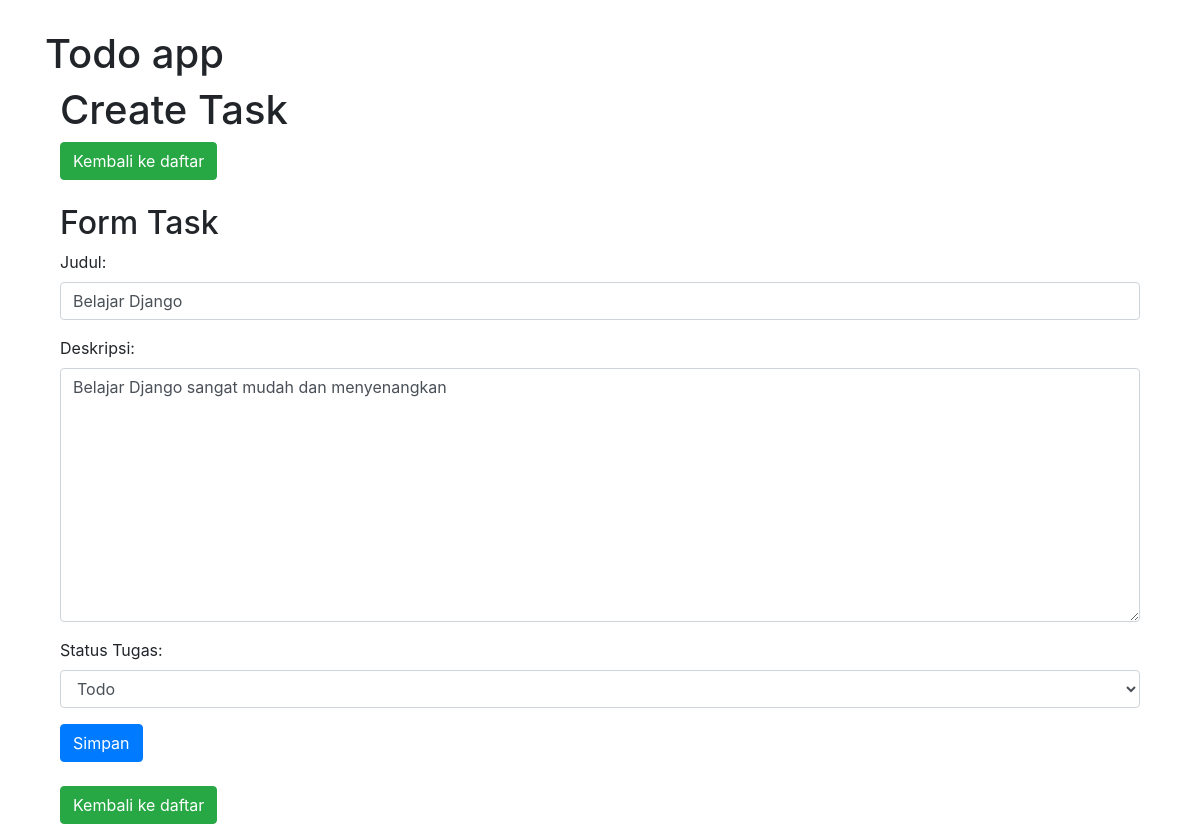
The page /todo/update/2/ on the database its author committed.
### todo/models.py (models this page shows)
class Task(models.Model):
    class TaskStatus(models.TextChoices):
        TODO = 'todo', _('Todo')
        IN_PROGRESS = 'in_progress', _('In Progress')
        CLOSED = 'closed', _('Closed')
    title = models.CharField(max_length=100)
    description = models.TextField()
    status = models.CharField(
        max_length=20,
        choices=TaskStatus.choices,
        default=TaskStatus.TODO
    )
    created_at = models.DateTimeField(auto_now_add=True)
    updated_at = models.DateTimeField(auto_now=True)
    class Meta:
        db_table = 'tasks'

### todo/views.py (the view)
# urls.py: path('update/<int:task_id>/', update_view, name='update'),
def update_view(request, task_id):
    try:
        task = Task.objects.get(pk=task_id)
    except Task.DoesNotExist:
        raise Http404("Task not found")
    if request.method == 'POST':
        form = TaskForm(request.POST, instance=task)
        if form.is_valid():
            form.save()
            messages.success(request, 'Sukses memperbarui task')
            return redirect('todo:index')
    else:
        form = TaskForm(instance=task)
    return render(request, 'todo/form.html', {'form': form})

### todo/forms.py
class TaskForm(ModelForm):
    class Meta:
        model = Task
        fields = ('title', 'description', 'status')
        labels = {
            'title': _('Judul'),
            'description': _('Deskripsi'),
            'status': _('Status Tugas'),
        }
        error_messages = {
            'title': {
                'required': _('Judul harus diisi.'),
            },
            'description': {
                'required': _('Deskripsi harus diisi.'),
            },
            'status': {
                'required': _('Status Tugas harus dipilih.'),
            },
        }

### todo/templates/todo/form.html (shortened to what this page needs)
{% extends 'base.html' %}
{% block content %}
  <div class="container">
    <h1>Create Task</h1>
    <div>
        <a href="{% url 'todo:index' %}" class="btn btn-success">Kembali ke daftar</a>
    </div>
    <br>
    <h2>Form Task</h2>
    <div>
        {% load widget_tweaks %}
        <form method="post" novalidate>
            {% for field in form.visible_fields %}
                <div class="form-group">
                    {{ field.label_tag }}
                    {% if form.is_bound %}
                        {% if field.errors %}
                            {% render_field field class="form-control is-invalid" %}
                            {% for error in field.errors %}
                                <div class="invalid-feedback">
                                    {{ error }}
                                </div>
                            {% endfor %}
                        {% else %}
                            {% render_field field class="form-control is-valid" %}
                        {% endif %}
                    {% else %}
                        {% render_field field class="form-control" %}
                    {% endif %}
                </div>
            {% endfor %}
                    <button type="submit" class="btn btn-primary">Simpan</button>
                </form>
    </div>
    <br>
    <div>
        <a href="{% url 'todo:index' %}" class="btn btn-success">Kembali ke daftar</a>
    </div>
{% endblock %}

### todo/templates/base.html (style rules this page uses)
body { margin-top: 30px; }

### rows shown on the page
Task: title "Belajar Django" "Belajar Django sangat mudah dan menyenangkan" "Todo"

### other values the page prints
{{ field.label_tag }} "Judul:" "Deskripsi:" "Status Tugas:"
